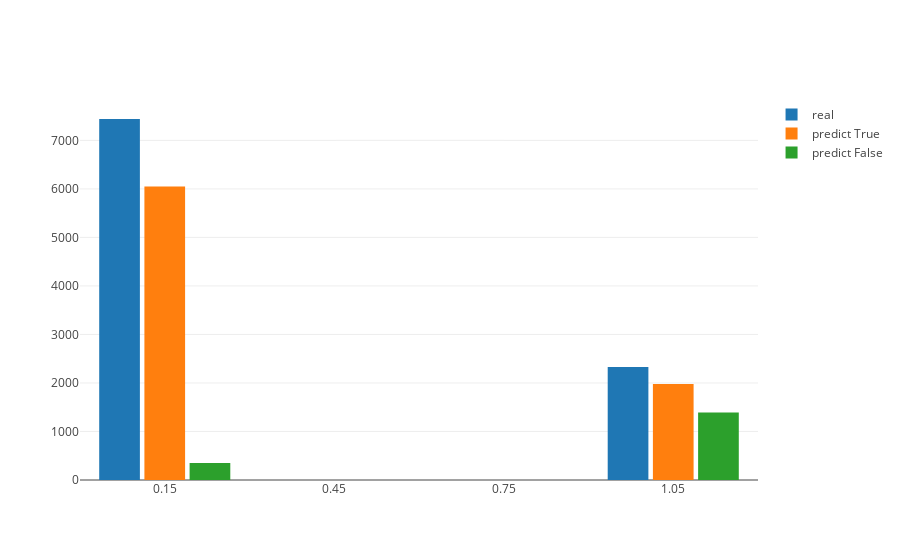

The cell this chart's notebook holds for it:
### Markdown cell above
**Посмотрим распределение.**

### Code cell
y_test_pr = y_predict

trues = list(y_test == y_test_pr)

i = 0
y_test_pr_True = [] 
y_test_pr_False = []
for value in trues:
    if value == True:
        y_test_pr_True.append(y_test_pr[i])
    elif value == False:
        y_test_pr_False.append(y_test_pr[i])
    i += 1

trace0 = go.Histogram(x=y_test, xbins=dict(start=0, end=1, size=0.3), name='real' )
trace1 = go.Histogram(x=y_test_pr_True, xbins=dict(start=0, end=1, size=0.3), name='predict True')
trace2 = go.Histogram(x=y_test_pr_False, xbins=dict(start=0, end=1, size=0.3), name='predict False')

traces = [trace0, trace1, trace2]
layout = go.Layout(bargap=0.2,bargroupgap=0.1)
fig = go.Figure(data=traces, layout=layout)
iplot(fig, show_link=False)

### Figure 1 — Plotly figure (JSON) as saved in the notebook; plotly's stock layout.template omitted (floating-point values rounded to 4 significant figures; data arrays with more than 128 entries replaced by an {"elided": "..."} marker saying what was removed)
{"data": [{"name": "real", "type": "histogram", "uid": "882819c9-6efd-4ab0-93e1-e9c2c840b695", "x": {"elided": "9769 int values"}, "xbins": {"end": 1, "size": 0.3, "start": 0}}, {"name": "predict True", "type": "histogram", "uid": "cbd5c059-b266-4f9c-8aec-72d413c71742", "x": {"elided": "8030 int values"}, "xbins": {"end": 1, "size": 0.3, "start": 0}}, {"name": "predict False", "type": "histogram", "uid": "940783e8-7fc2-4858-abf7-d31d3867cb88", "x": {"elided": "1739 int values"}, "xbins": {"end": 1, "size": 0.3, "start": 0}}], "layout": {"bargap": 0.2, "bargroupgap": 0.1}}
